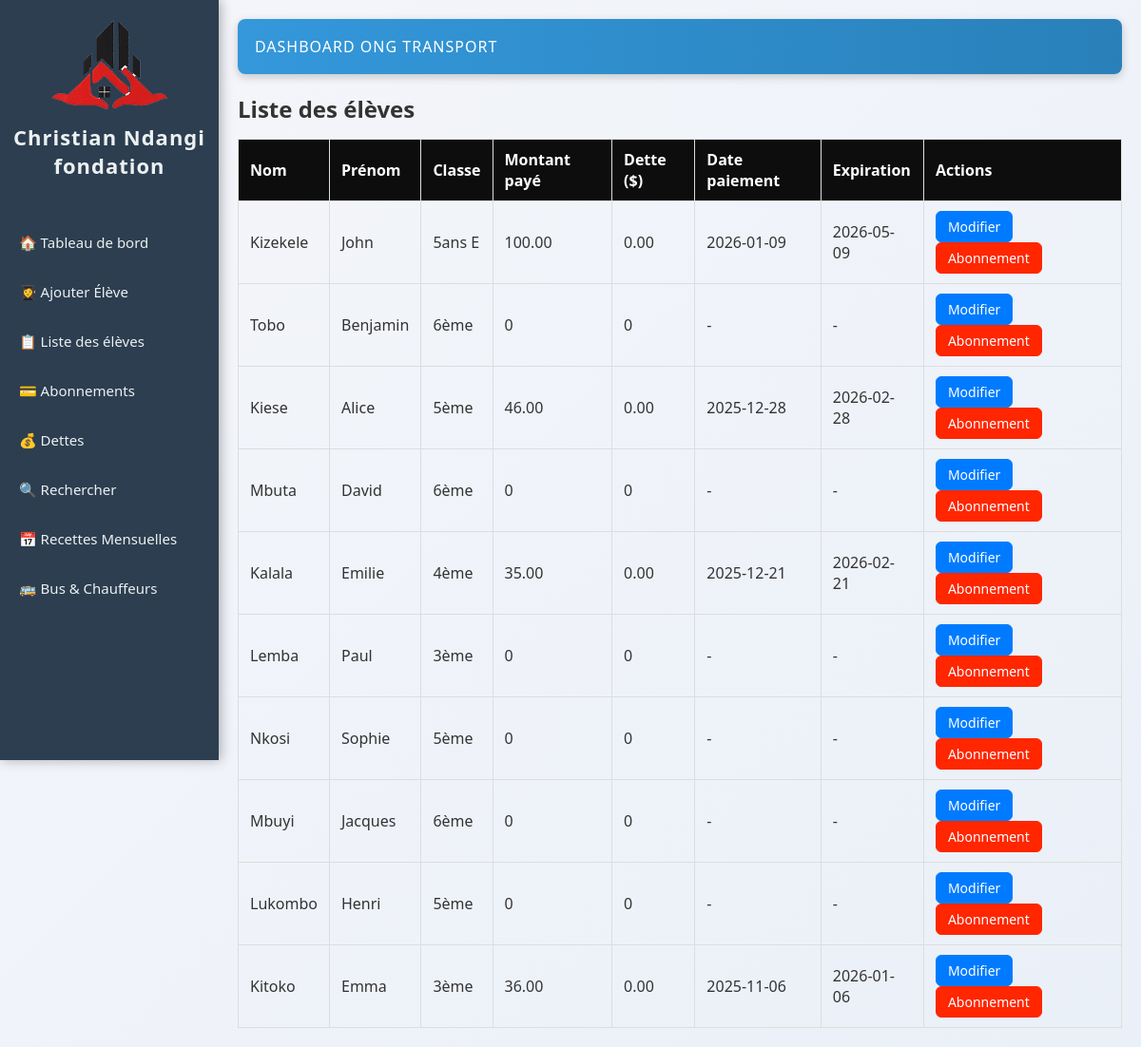
Before: /.history/index_20251112202555.php with the older database file.
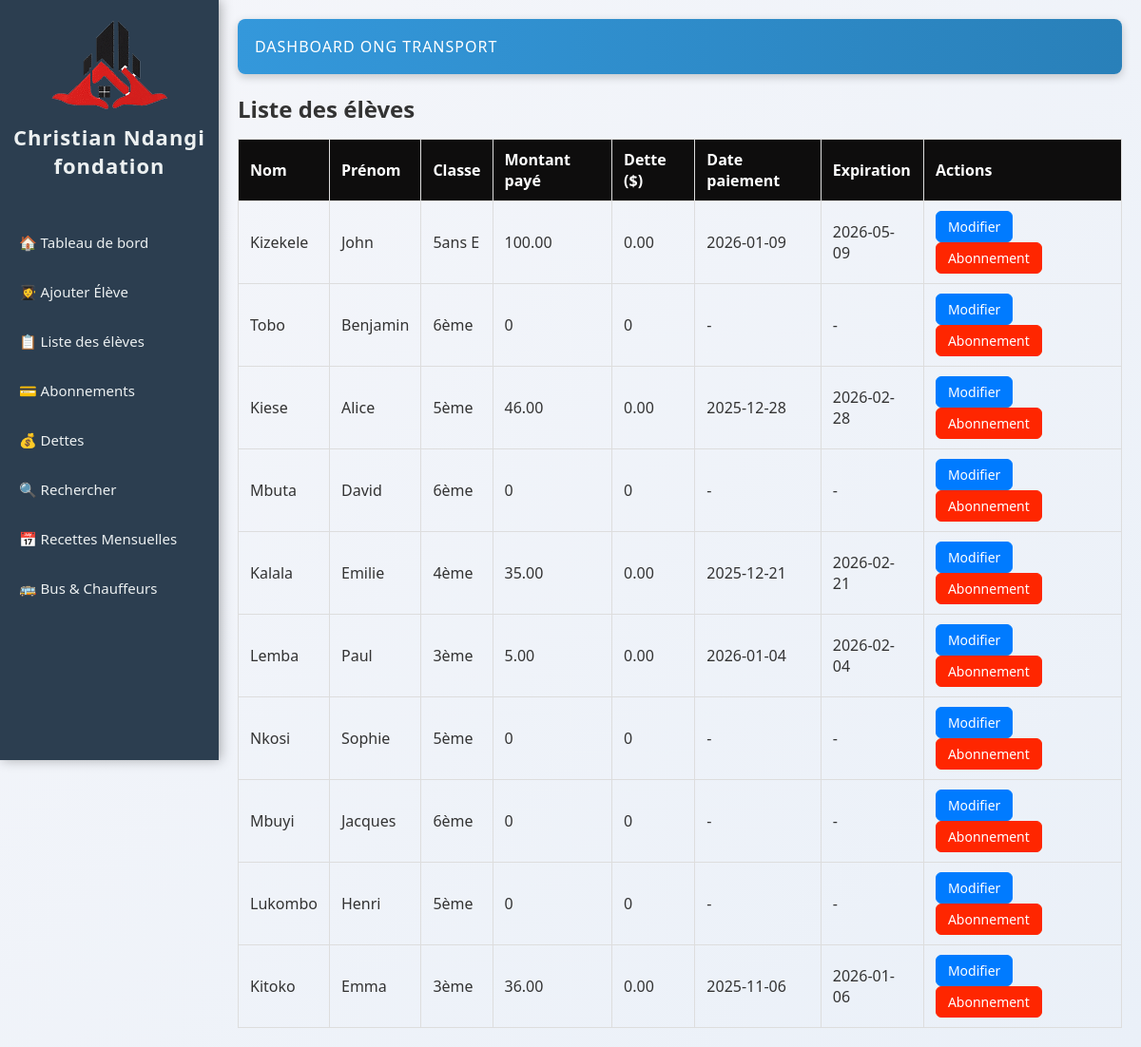
After: the same page with the newer database file.
### tables this page shows
CREATE TABLE `abonnements` (
  `id` int(11) NOT NULL AUTO_INCREMENT,
  `eleve_id` int(11) NOT NULL,
  `montant` decimal(10,2) NOT NULL,
  `date_paiement` date NOT NULL,
  `date_expiration` date NOT NULL,
  `dette` decimal(10,2) DEFAULT 0.00,
  PRIMARY KEY (`id`),
  KEY `eleve_id` (`eleve_id`),
  CONSTRAINT `abonnements_ibfk_1` FOREIGN KEY (`eleve_id`) REFERENCES `eleves` (`id`) ON DELETE CASCADE
);

CREATE TABLE `eleves` (
  `id` int(11) NOT NULL AUTO_INCREMENT,
  `nom` varchar(50) NOT NULL,
  `postnom` varchar(50) DEFAULT NULL,
  `prenom` varchar(50) NOT NULL,
  `avenue` varchar(100) DEFAULT NULL,
  `quartier` enum('Salongo','Gombele','Madrendele') DEFAULT NULL,
  `commune` enum('Lemba','Matete','Ngaba') DEFAULT NULL,
  `ecole` varchar(100) DEFAULT NULL,
  `cycle` enum('Maternelle','Primaire','Secondaire','Humanité') DEFAULT NULL,
  `classe` varchar(50) DEFAULT NULL,
  `age` int(11) DEFAULT NULL,
  `sexe` enum('M','F') DEFAULT NULL,
  `point_arret` enum('Kamutsha','Kilidja','Garage','Igota Nzambi','Musudja','Station Salongo','Route ByPass','Route Biangana') DEFAULT NULL,
  `parent_nom` varchar(100) DEFAULT NULL,
  `parent_tel` varchar(10) DEFAULT NULL,
  `date_ajout` datetime DEFAULT current_timestamp(),
  PRIMARY KEY (`id`)
);

### .history/index_20251112202555.php (the view, shortened to what this page needs)
<?php
require 'db/database.php';
$stmt = $pdo->query("
    SELECT e.*,
           a.montant, a.date_paiement, a.date_expiration, a.dette
    FROM eleves e
    LEFT JOIN abonnements a ON e.id = a.eleve_id
    ORDER BY e.date_ajout DESC
");
$eleves = $stmt->fetchAll(PDO::FETCH_ASSOC);
?>
<!DOCTYPE html>
<html lang="fr">
<head>
    <link rel="stylesheet" href="css/style.css">
</head>
<body>
    <?php include 'sidebar.php'; ?>
    <div class="main-content">
        <header>Dashboard ONG Transport</header>
        <h2>Liste des élèves</h2>
        <table>
            <tr>
                <th>Nom</th>
                <th>Prénom</th>
                <th>Classe</th>
                <th>Montant payé</th>
                <th>Dette ($)</th>
                <th>Date paiement</th>
                <th>Expiration</th>
                <th>Actions</th>
            </tr>
            <?php if (!empty($eleves)): ?>
                <?php foreach($eleves as $e): ?>
                <tr>
                    <td><?= htmlspecialchars($e['nom']) ?></td>
                    <td><?= htmlspecialchars($e['prenom']) ?></td>
                    <td><?= htmlspecialchars($e['classe']) ?></td>
                    <td><?= $e['montant'] ?? 0 ?></td>
                    <td><?= $e['dette'] ?? 0 ?></td>
                    <td><?= $e['date_paiement'] ?? '-' ?></td>
                    <td><?= $e['date_expiration'] ?? '-' ?></td>
                    <td>
                        <a class="btn bleu" href="ajouter_eleve.php?id=<?= $e['id'] ?>">Modifier</a>
                        <a class="btn rouge" href="gerer_abonnement.php?eleve_id=<?= $e['id'] ?>">Abonnement</a>
                    </td>
                </tr>
                <?php endforeach; ?>
            <?php else: ?>
                <tr><td colspan="8">Aucun élève trouvé.</td></tr>
            <?php endif; ?>
        </table>
    </div>
</body>
</html>

Changed rows visible on the page:
no longer on this page (row unchanged): eleves: nom "Lemba", prenom "Paul", classe "3ème", montant "0", dette "0", date_paiement "-", date_expiration "-"
added abonnements: eleve.nom "Lemba", eleve.prenom "Paul", eleve.classe "3ème", montant "5.00", dette "0.00", date_paiement "2026-01-04", date_expiration "2026-02-04"
